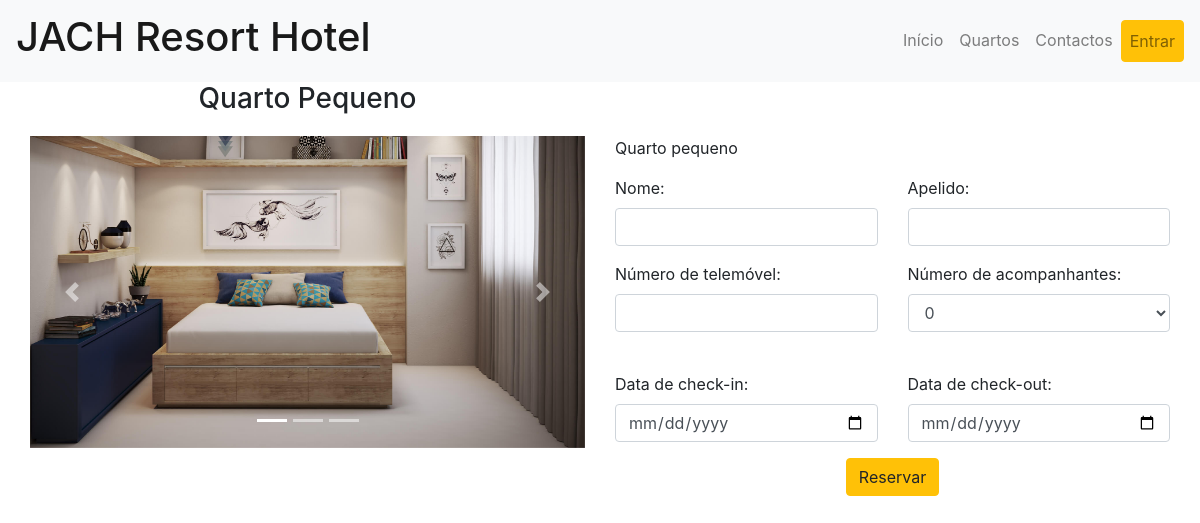
The page /paginas/reservarQuarto.php?idTipoQuarto=1 on the database its author committed.
### tables this page shows
CREATE TABLE IF NOT EXISTS `tipoQuarto` (
  `id` int(11) NOT NULL COMMENT 'Id do Tipo de Quarto',
  `nome` varchar(50) NOT NULL COMMENT 'Nome do Tipo de Quarto',
  `descricao` text NOT NULL COMMENT 'Descrição do tipo de quarto'
);

CREATE TABLE IF NOT EXISTS `fotografia` (
  `id` int(11) NOT NULL COMMENT 'Id da Fotografia',
  `caminho` varchar(535) NOT NULL COMMENT 'Caminho do ficheiro da fotografia',
  `idTipoQuarto` int(11) NOT NULL COMMENT 'Id do Tipo de Quarto ao qual a Fotografia está relacionada'
);

### paginas/reservarQuarto.php (the view, shortened to what this page needs)
<?php
    require_once '../php/bd.php';
    $sql='SELECT caminho FROM fotografia WHERE idTipoQuarto='.$_REQUEST['idTipoQuarto'].';';
    $result = $PDO->query($sql);
    $listaCaminhos = $result->fetchAll(PDO::FETCH_ASSOC);
    $sql='SELECT nome, descricao FROM tipoQuarto WHERE id='.$_REQUEST['idTipoQuarto'].';';
    $result = $PDO->query($sql);
    $quarto = $result->fetch(PDO::FETCH_ASSOC);
?>
<?php
    require_once './parciais/head2.php';
?>
<div class="container-fluid reserva conteudo">
    <div class="row">
        <div class="col-md-6 text-center">
            <h3><?=$quarto['nome']?></h3>
        </div>
    </div>
    <div class="row">
        <div class="col-md-6 text-center">
            <div id="carouselExampleIndicators" class="carousel slide" data-ride="carousel">
                <ol class="carousel-indicators">
                <li data-target="#carouselExampleIndicators" data-slide-to="0" class="active"></li>
                <?php
                    $listaCaminhosImagem=$listaCaminhos;
                    $count=1;
                    array_shift($listaCaminhosImagem);
                    foreach($listaCaminhosImagem as $caminho){ ?>
                        <li data-target="#carouselExampleIndicators" data-slide-to="<?=$count?>"></li>
                    <?php
                        $count=$count+1;
                    }
                ?>
                </ol>
                <div class="carousel-inner">
                    <div class="carousel-item active">
                        <img class="d-block w-100"  src="<?=reset($listaCaminhos)['caminho']?>" alt="First slide" >
                    </div>
                </div>
                <a class="carousel-control-prev" href="#carouselExampleIndicators" role="button" data-slide="prev">
                    <span class="carousel-control-prev-icon" aria-hidden="true"></span>
                </a>
                <a class="carousel-control-next" href="#carouselExampleIndicators" role="button" data-slide="next">
                    <span class="carousel-control-next-icon" aria-hidden="true"></span>
                </a>
            </div>
        </div>
        <div class="col-md-6">
            <p><?=$quarto['descricao']?></p>
            <form action="/php/reservarQuartoBD.php" method="post">
                <div class="row">
                    <div class="col-md-6 form-group">
                        <label for="nome">Nome:</label>
                        <input type="text" name="nome" id="nome" class="form-control" required>
                    </div>
                    <div class="col-md-6 form-group">
                        <label for="apelido">Apelido:</label>
                        <input type="text" name="apelido" id="apelido" class="form-control" required>
                    </div>
                </div>
                <div class="row">
                    <div class="col-md-6 form-group">
                        <label for="numero">Número de telemóvel:</label>
                        <input type="number" name="numero" id="numero" class="form-control" required>
                    </div>
                    <div class="col-md-6 form-group">
                        <label for="acompanhantes">Número de acompanhantes:</label>
                        <select class="form-control" name="acompanhantes" id="acompanhantes" required>
                            <option value="0">0</option>
                        </select>
                    </div>
                </div>
                <div class="row">
                    <div class="col-md-6 form-group">
                        <label for="startDate">Data de check-in:</label>
                        <input type="date" id="startDate" name="startDate" class="form-control">
                    </div>
                    <div class="col-md-6 form-group">
                        <label for="endDate">Data de check-out:</label>
                        <input type="date" id="endDate" name="endDate" class="form-control">
                    </div>
                </div>
                <div class="row">
                    <div class="col-md-12 text-center">
                        <button type="submit" name="submit" class="btn btn-warning">Reservar</button>
                    </div>
                </div>
            </form>
        </div>
    </div>
</div>

### css/style.css (style rules this page uses)
.conteudo { margin-top: 82px; }
.reserva h3 { margin-bottom: 20px; text-align: center; }

### rows shown on the page
tipoquarto: nome "Quarto Pequeno", descricao "Quarto pequeno"
fotografia: caminho (picture)
